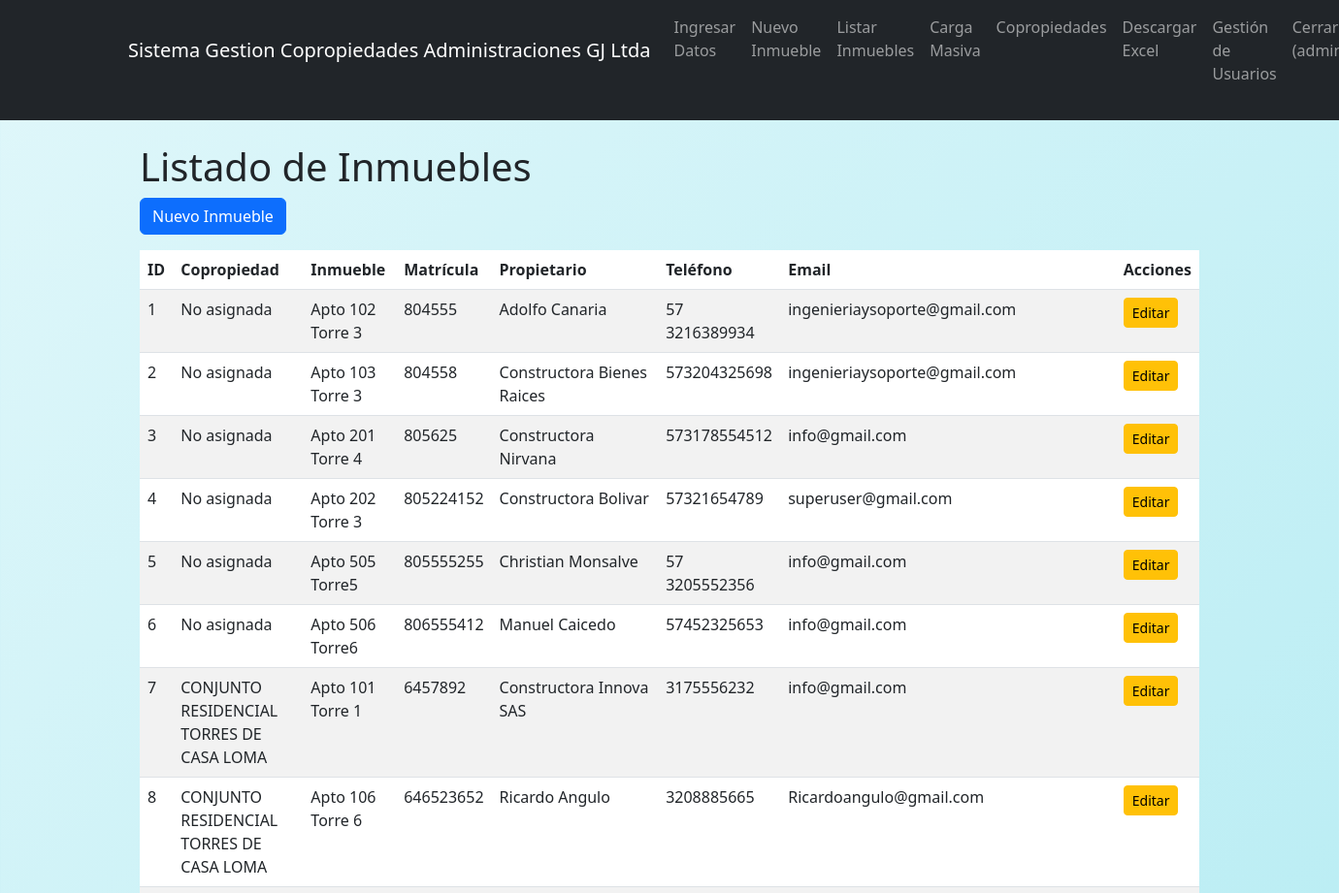
Before: /propiedades (signed in, upper part) with the older database file.
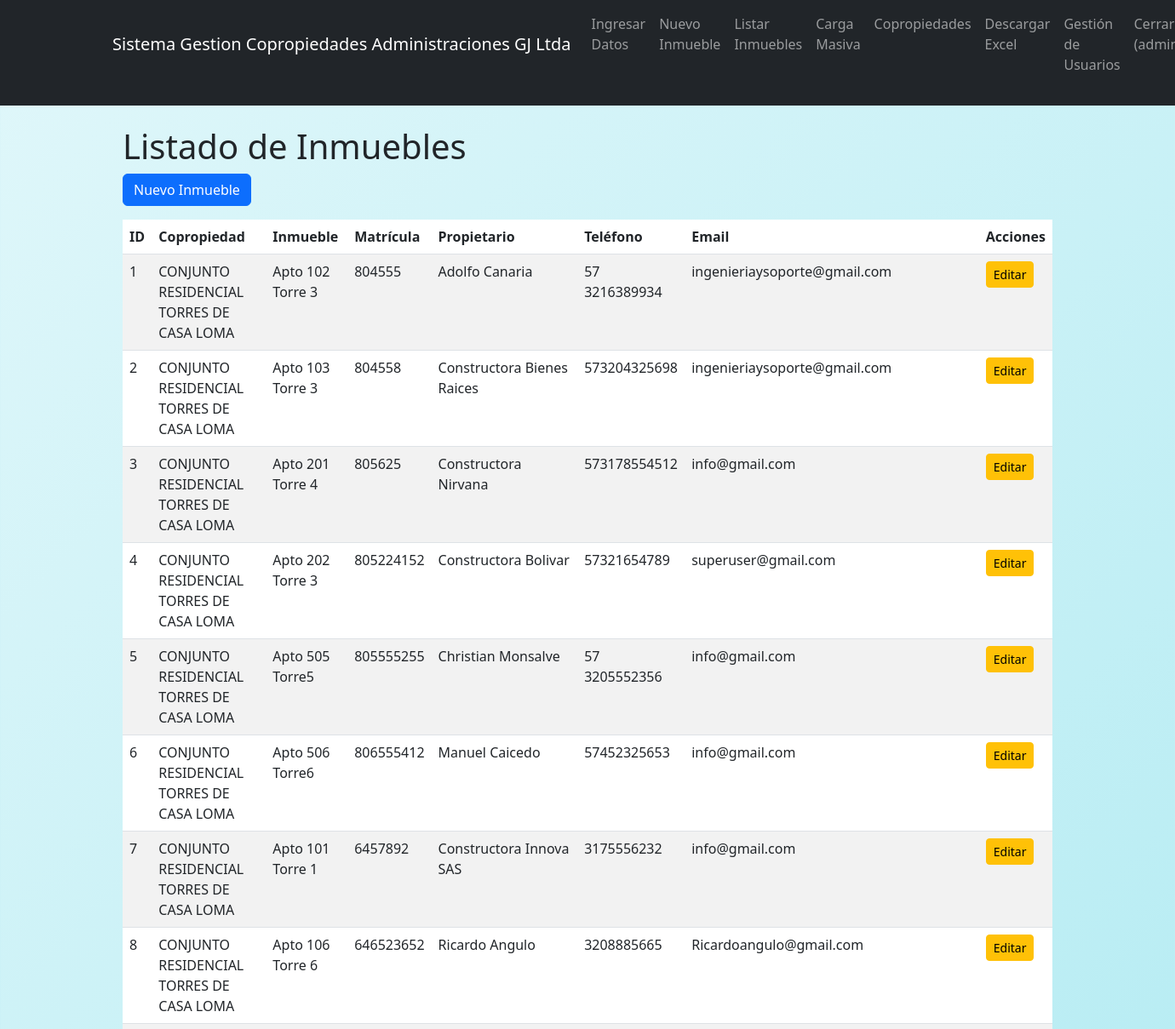
After: the same page with the newer database file.
### app/models.py (models this page shows, shortened)
class User(UserMixin, db.Model):
    id = db.Column(db.Integer, primary_key=True)
    username = db.Column(db.String(80), unique=True, nullable=False)
    password_hash = db.Column(db.String(256), nullable=False)
    is_admin = db.Column(db.Boolean, default=False)  # Nuevo campo

class PropiedadData(db.Model):
    __tablename__ = 'propiedad_data' # Nombre explícito de la tabla
    id = db.Column(db.Integer, primary_key=True)
    inmueble = db.Column(db.String(200), nullable=False)
    modelo = db.Column(db.String(100))
    principal = db.Column(db.Boolean, default=False)
    agrupar_por = db.Column(db.String(100)) # 'Agruparpor'
    matricula = db.Column(db.String(100), unique=True, nullable=False)
    telefono = db.Column(db.String(50), nullable=False)
    coeficiente = db.Column(db.Float)
    copropiedad_id = db.Column(db.Integer, db.ForeignKey('copropiedad.id'), nullable=False)
    tipo_persona = db.Column(db.String(50), nullable=False) # "Natural" o "Jurídica"
    primer_nombre = db.Column(db.String(100)) # Opcional si es Jurídica
    segundo_nombre = db.Column(db.String(100))
    primer_apellido = db.Column(db.String(100)) # Opcional si es Jurídica
    segundo_apellido = db.Column(db.String(100))
    razon_social = db.Column(db.String(255)) # Opcional si es Natural
    tipo_id = db.Column(db.String(50), nullable=False) # "CC", "NIT", "CE", etc.
    identificacion = db.Column(db.String(100), unique=True, nullable=False)
    dv = db.Column(db.String(1)) # Dígito de Verificación
    email = db.Column(db.String(120), nullable=False)
    direccion = db.Column(db.String(255), nullable=False)
    fecha_inicio_facturacion = db.Column(db.Date)
    fecha_ingreso = db.Column(db.Date)
    periodo_de_gracia = db.Column(db.Integer)  # en días o meses según se necesite
    valor_a_pagar_inmueble = db.Column(db.Float)
    valor_presupuesto = db.Column(db.Float)
    valor_a_pagar_constructora = db.Column(db.Float)
    valor_a_pagar_propietario = db.Column(db.Float)

class Copropiedad(db.Model):
    __tablename__ = 'copropiedad'
    id = db.Column(db.Integer, primary_key=True)
    nombre = db.Column(db.String(200), nullable=False, unique=True)
    direccion = db.Column(db.String(255), nullable=False)
    nit = db.Column(db.String(20), nullable=True)
    telefono = db.Column(db.String(50), nullable=True)
    email = db.Column(db.String(120), nullable=True)
    fecha_creacion = db.Column(db.Date, default=db.func.current_date())
    numero_unidades = db.Column(db.Integer, nullable=True)
    propiedades = db.relationship('PropiedadData', backref='copropiedad', lazy=True)

### app/routes.py (the view)
@main_bp.route('/propiedades')
@login_required
def list_propiedades():
    propiedades = PropiedadData.query.all()
    return render_template('propiedades/list.html', title='Listado de Inmuebles', propiedades=propiedades)

### app/models.py (called while the page is built)
@login_manager.user_loader
def load_user(user_id):
    return User.query.get(int(user_id))

### app/templates/propiedades/list.html
{% extends "base.html" %}
{% block content %}
<div class="container">
    <h1>Listado de Inmuebles</h1>
    <div class="mb-3">
        <a href="{{ url_for('main.index') }}" class="btn btn-primary">Nuevo Inmueble</a>
    </div>
    <div class="table-responsive">
        <table class="table table-striped">
            <thead>
                <tr>
                    <th>ID</th>
                    <th>Copropiedad</th>
                    <th>Inmueble</th>
                    <th>Matrícula</th>
                    <th>Propietario</th>
                    <th>Teléfono</th>
                    <th>Email</th>
                    <th>Acciones</th>
                </tr>
            </thead>
            <tbody>
                {% for propiedad in propiedades %}
                <tr>
                    <td>{{ propiedad.id }}</td>
                    <td>{{ propiedad.copropiedad.nombre if propiedad.copropiedad else "No asignada" }}</td>
                    <td>{{ propiedad.inmueble }}</td>
                    <td>{{ propiedad.matricula }}</td>
                    <td>
                        {% if propiedad.tipo_persona == 'Natural' %}
                            {{ propiedad.primer_nombre }} {{ propiedad.primer_apellido }}
                        {% else %}
                            {{ propiedad.razon_social }}
                        {% endif %}
                    </td>
                    <td>{{ propiedad.telefono }}</td>
                    <td>{{ propiedad.email }}</td>
                    <td>
                        <a href="{{ url_for('main.edit_propiedad', id=propiedad.id) }}" class="btn btn-sm btn-warning">Editar</a>
                    </td>
                </tr>
                {% endfor %}
            </tbody>
        </table>
    </div>
</div>
{% endblock %}

### app/templates/base.html (shortened to what this page needs)
<!DOCTYPE html>
<html lang="es">
<head>
    <link href="https://cdn.jsdelivr.net/npm/bootstrap@5.3.0-alpha1/dist/css/bootstrap.min.css" rel="stylesheet">
    <link rel="stylesheet" href="{{ url_for('static', filename='css/style.css') }}">
</head>
<body>
    <nav class="navbar navbar-expand-lg navbar-dark bg-dark mb-4">
        <div class="container">
            <a class="navbar-brand" href="{{ url_for('main.index') }}">Sistema Gestion Copropiedades Administraciones GJ Ltda</a>
            <div class="collapse navbar-collapse" id="navbarNav">
                <ul class="navbar-nav ms-auto">
{% if current_user.is_authenticated %}
    <li class="nav-item">
        <a class="nav-link" href="{{ url_for('main.index') }}">Ingresar Datos</a>
    </li>
      <li class="nav-item">
        <a class="nav-link" href="{{ url_for('main.index') }}">Nuevo Inmueble</a>
    </li>
    <li class="nav-item">
        <a class="nav-link" href="{{ url_for('main.list_propiedades') }}">Listar Inmuebles</a>
    </li>
    <li class="nav-item">
        <a class="nav-link" href="{{ url_for('main.upload_excel') }}">Carga Masiva</a>
    </li>
    {% if current_user.is_admin %}
    <li class="nav-item">
        <a class="nav-link" href="{{ url_for('main.list_copropiedades') }}">Copropiedades</a>
    </li>
    {% endif %}
    <li class="nav-item">
        <a class="nav-link" href="{{ url_for('main.download_excel_data') }}">Descargar Excel</a>
    </li>
    {% if current_user.is_admin %}
    <li class="nav-item">
        <a class="nav-link" href="{{ url_for('main.list_users') }}">Gestión de Usuarios</a>
    </li>
    {% endif %}
    <li class="nav-item">
        <a class="nav-link" href="{{ url_for('main.logout') }}">Cerrar Sesión ({{ current_user.username }})</a>
    </li>
{% else %}
    <li class="nav-item">
        <a class="nav-link" href="{{ url_for('main.login') }}">Login</a>
    </li>
{% endif %}
                </ul>
            </div>
        </div>
    </nav>
    <div class="container">
        {% block content %}{% endblock %}
    </div>
</body>
</html>

### app/static/css/style.css (style rules this page uses)
body { background: linear-gradient(135deg, #e0f7fa 0%, #80deea 100%); min-height: 100vh; margin: 0; padding-bottom: 20px; }
.container { padding-bottom: 20px; }

Changed rows visible on the page:
changed PropiedadData "Apto 102 Torre 3": copropiedad "No asignada" → "CONJUNTO RESIDENCIAL TORRES DE CASA LOMA"
changed PropiedadData "Apto 103 Torre 3": copropiedad "No asignada" → "CONJUNTO RESIDENCIAL TORRES DE CASA LOMA"
changed PropiedadData "Apto 201 Torre 4": copropiedad "No asignada" → "CONJUNTO RESIDENCIAL TORRES DE CASA LOMA"
changed PropiedadData "Apto 202 Torre 3": copropiedad "No asignada" → "CONJUNTO RESIDENCIAL TORRES DE CASA LOMA"
changed PropiedadData "Apto 505 Torre5": copropiedad "No asignada" → "CONJUNTO RESIDENCIAL TORRES DE CASA LOMA"
changed PropiedadData "Apto 506 Torre6": copropiedad "No asignada" → "CONJUNTO RESIDENCIAL TORRES DE CASA LOMA"
